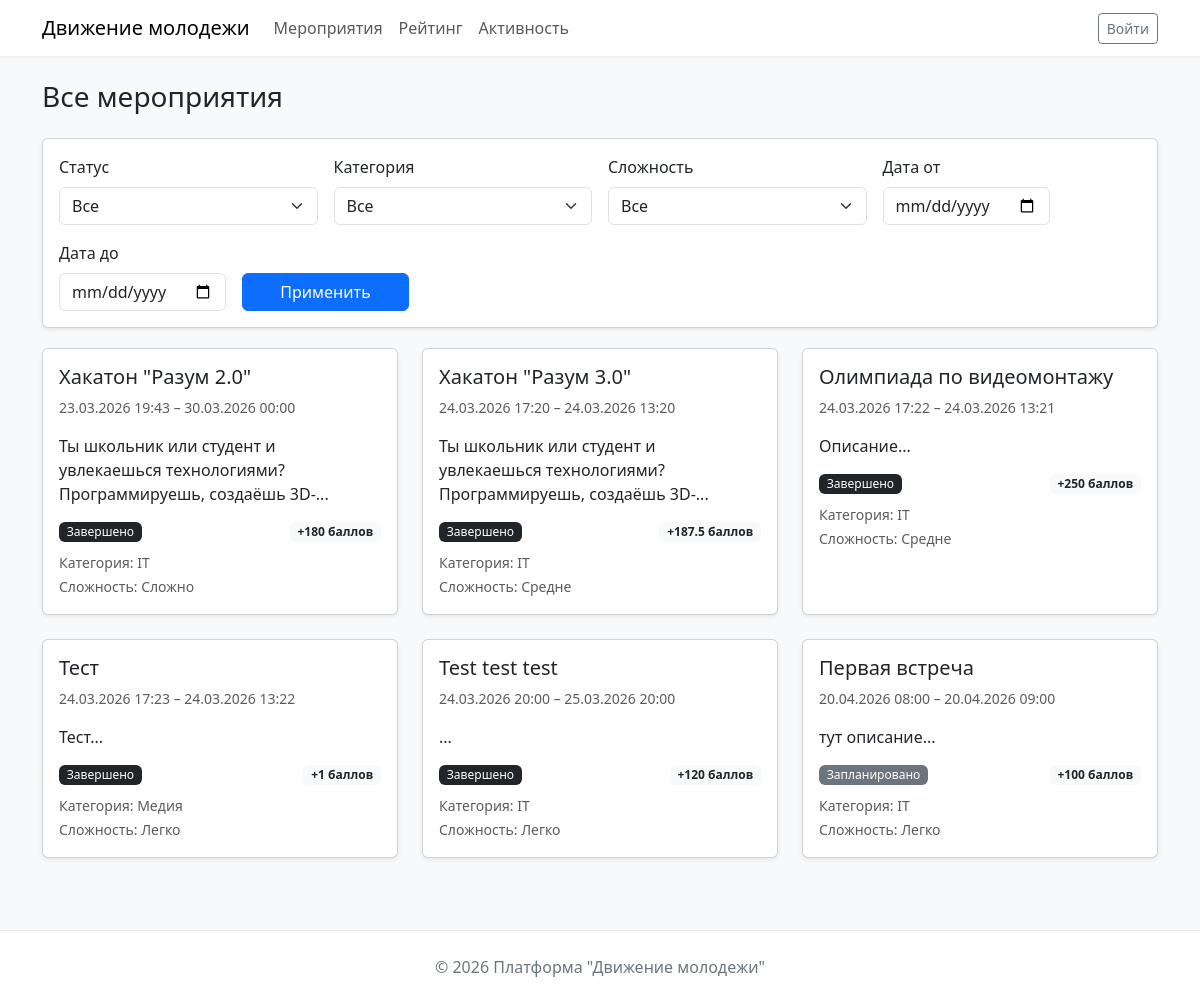
Before: /events with the older database file.
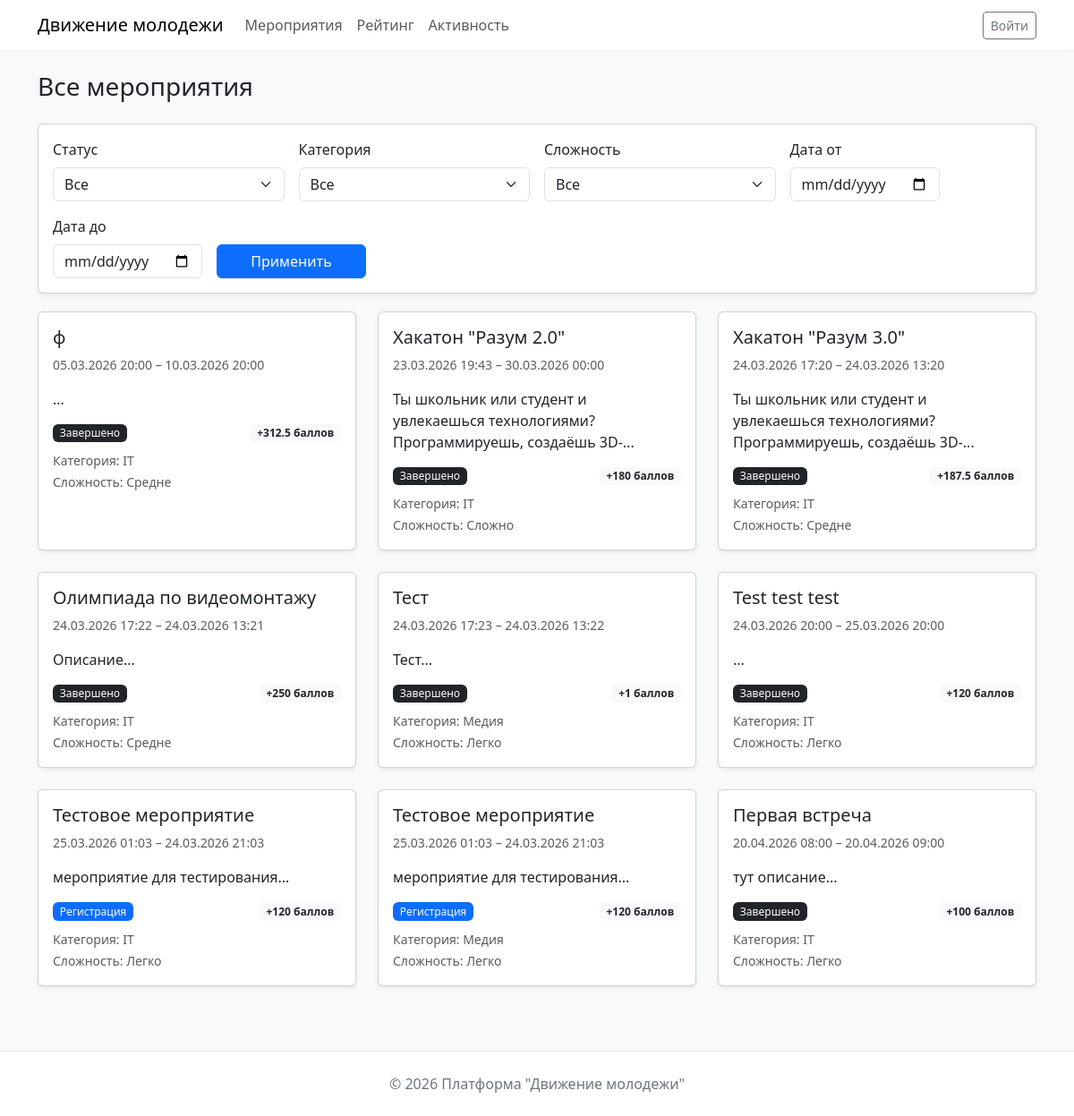
After: the same page with the newer database file.
### tables this page shows
CREATE TABLE `events` (
  `event_ID` int NOT NULL,
  `event_Organizer` int NOT NULL,
  `event_Title` varchar(256) NOT NULL,
  `event_Description` text,
  `event_Status` int NOT NULL,
  `event_Category` int NOT NULL,
  `event_DateTimeStart` datetime NOT NULL DEFAULT CURRENT_TIMESTAMP,
  `event_DateTimeEnd` datetime NOT NULL,
  `event_Points` int NOT NULL,
  `event_Bonuses` int DEFAULT NULL,
  `event_Coef` int NOT NULL
);

CREATE TABLE `status_event` (
  `status_ID` int NOT NULL,
  `status_Type` varchar(64) NOT NULL
);

CREATE TABLE `coef` (
  `coef_ID` int NOT NULL,
  `coef_Value` decimal(3,2) NOT NULL,
  `coef_Difficult` varchar(64) NOT NULL
);

CREATE TABLE `category` (
  `category_ID` int NOT NULL,
  `category_Type` varchar(64) NOT NULL
);

### src/controllers/routers.php (called while the page is built, shortened)
<?php
Router::action();

### index.php (called while the page is built, shortened)
<?php
require_once 'src/config/connect.php';
require_once 'src/modules/event.php';
require_once 'src/controllers/router.php';
require_once 'src/controllers/routers.php';

### src/modules/event.php (called while the page is built, shortened)
<?php
class Event
{
    public static function getAllEvents($filters = [])
    {
        $sql = "SELECT e.event_ID, e.event_Title, e.event_Description,
                   e.event_DateTimeStart, e.event_DateTimeEnd, e.event_Points,
                   c.coef_Value, c.coef_Difficult,
                   s.status_Type,
                   cat.category_Type,
                   b.bonus_Name
            FROM events e
            LEFT JOIN status_event s ON e.event_Status = s.status_ID
            LEFT JOIN coef c ON e.event_Coef = c.coef_ID
            LEFT JOIN category cat ON e.event_Category = cat.category_ID
            LEFT JOIN bonuses b ON e.event_Bonuses = b.bonus_ID
            WHERE 1=1";
        $params = [];
        $sql .= " ORDER BY e.event_DateTimeStart ASC";
        $stmt = database::$pdo->prepare($sql);
        $stmt->execute($params);
        return $stmt->fetchAll();
    }
}

### src/views/pages/events.php (the view, shortened to what this page needs)
<?php
$filters = [];
$events = Event::getAllEvents($filters);
?>
<!DOCTYPE html>
<html lang="ru">
<head>
    <link href="https://cdn.jsdelivr.net/npm/bootstrap@5.3.0-alpha1/dist/css/bootstrap.min.css" rel="stylesheet">
    <link href="/assets/css/home.css" rel="stylesheet">
</head>
<body>
    <nav class="navbar navbar-expand-lg navbar-light">
        <div class="container">
            <a class="navbar-brand" href="/">Движение молодежи</a>
            <div class="collapse navbar-collapse">
                <ul class="navbar-nav me-auto mb-2 mb-lg-0">
                    <li class="nav-item"><a class="nav-link" href="/events">Мероприятия</a></li>
                    <li class="nav-item"><a class="nav-link" href="/rating">Рейтинг</a></li>
                    <li class="nav-item"><a class="nav-link" href="/activity">Активность</a></li>
                </ul>
                <?php if (isset($_SESSION['user_id'])): ?>
                    <div class="d-flex align-items-center">
                        <?php if ($_SESSION['user_role'] == 3): ?>
                            <a href="/admin" class="btn btn-outline-warning btn-sm me-2">Панель администратора</a>
                        <?php endif; ?>
                        <?php if ($_SESSION['user_role'] >= 2): ?>
                            <a href="/hr-dashboard" class="btn btn-outline-info btn-sm me-2">Инспекция</a>
                        <?php endif; ?>
                        <a href="/profile" class="text-dark text-decoration-none me-2">
                            <?= htmlspecialchars($_SESSION['user_fullname'] ?? $_SESSION['user_login']) ?>
                        </a>
                        <form method="POST" action="/logout">
                            <button class="btn btn-outline-danger btn-sm">Выйти</button>
                        </form>
                    </div>
                <?php else: ?>
                    <a href="/auth" class="btn btn-outline-secondary btn-sm">Войти</a>
                <?php endif; ?>
            </div>
        </div>
    </nav>
    <main class="container py-4">
        <h1 class="h3 mb-4">Все мероприятия</h1>
        <div class="card filter-card shadow-sm">
            <div class="card-body">
                <form method="GET" action="/events" class="row g-3">
                    <div class="col-md-3">
                        <label class="form-label">Статус</label>
                        <select name="status" class="form-select">
                            <option value="">Все</option>
                        </select>
                    </div>
                    <div class="col-md-3">
                        <label class="form-label">Категория</label>
                        <select name="category" class="form-select">
                            <option value="">Все</option>
                        </select>
                    </div>
                    <div class="col-md-3">
                        <label class="form-label">Сложность</label>
                        <select name="difficulty" class="form-select">
                            <option value="">Все</option>
                        </select>
                    </div>
                    <div class="col-md-2">
                        <label class="form-label">Дата от</label>
                        <input type="date" name="date_from" class="form-control" value="<?= htmlspecialchars($filters['date_from'] ?? '') ?>">
                    </div>
                    <div class="col-md-2">
                        <label class="form-label">Дата до</label>
                        <input type="date" name="date_to" class="form-control" value="<?= htmlspecialchars($filters['date_to'] ?? '') ?>">
                    </div>
                    <div class="col-md-2 d-flex align-items-end">
                        <button type="submit" class="btn btn-primary w-100">Применить</button>
                    </div>
                </form>
            </div>
        </div>
        <?php if (empty($events)): ?>
            <div class="alert alert-info">Нет мероприятий, соответствующих фильтрам.</div>
        <?php else: ?>
            <div class="row g-4">
                <?php foreach ($events as $event):
                    $points = $event['event_Points'] * $event['coef_Value'];
                    $statusClass = match ($event['status_Type']) {
                        'Запланировано' => 'bg-secondary',
                        'Регистрация'   => 'bg-primary',
                        'Старт'         => 'bg-success',
                        'Завершено'     => 'bg-dark',
                        default         => 'bg-secondary'
                    };
                ?>
                    <div class="col-md-6 col-lg-4">
                        <a href="/event?id=<?= $event['event_ID'] ?>" class="event-card-link">
                            <div class="card h-100 shadow-sm">
                                <div class="card-body">
                                    <h5 class="card-title"><?= htmlspecialchars($event['event_Title']) ?></h5>
                                    <p class="card-text small text-muted">
                                        <?= date('d.m.Y H:i', strtotime($event['event_DateTimeStart'])) ?> –
                                        <?= date('d.m.Y H:i', strtotime($event['event_DateTimeEnd'])) ?>
                                    </p>
                                    <p class="card-text"><?= htmlspecialchars(mb_substr($event['event_Description'], 0, 80)) ?>...</p>
                                    <div class="d-flex justify-content-between align-items-center">
                                        <span class="badge <?= $statusClass ?> badge-status"><?= htmlspecialchars($event['status_Type']) ?></span>
                                        <span class="badge bg-light text-dark">+<?= round($points, 2) ?> баллов</span>
                                    </div>
                                    <div class="mt-2">
                                        <small class="text-muted">Категория: <?= htmlspecialchars($event['category_Type']) ?></small><br>
                                        <small class="text-muted">Сложность: <?= htmlspecialchars($event['coef_Difficult']) ?></small>
                                    </div>
                                </div>
                            </div>
                        </a>
                    </div>
                <?php endforeach; ?>
            </div>
        <?php endif; ?>
    </main>
    <footer>
        <div class="container">
            <p class="mb-0">© 2026 Платформа "Движение молодежи"</p>
        </div>
    </footer>
</body>
</html>

### src/controllers/router.php (shortened to what this page needs)
<?php
class Router
{
    public static $getRoutes = [];
    public static function getMethods($URI, $namepage)
    {
        self::$getRoutes[] = [
            "uri" => $URI,
            "namepage" => $namepage
        ];
    }
    public static function action()
    {
        $routing = $_GET['routing'] ?? "";
        $requestUri = "/" . $routing;
        foreach (self::$getRoutes as $route) {
            if ($route['uri'] === $requestUri) {
                $viewFile = "src/views/pages/" . $route['namepage'] . ".php";
                include $viewFile;
                return;
            }
        }
        die("404 - Страница не найдена");
    }
}

### assets/css/home.css (style rules this page uses)
body { background-color: #f8f9fa; font-family: system-ui, -apple-system, 'Segoe UI', Roboto, sans-serif; }
.navbar { background-color: #fff; box-shadow: 0 1px 3px rgba(0,0,0,0.05); }
.badge-status { font-size: 0.75rem; font-weight: 500; }
footer { background-color: #fff; border-top: 1px solid #e9ecef; margin-top: 3rem; padding: 1.5rem 0; text-align: center; color: #6c757d; }
a { text-decoration: none; }

### src/views/pages/events.php (style rules this page uses)
.filter-card { margin-bottom: 20px; }
.event-card-link { text-decoration: none; color: inherit; }
.badge-status { font-size: 0.75rem; }

Changed rows visible on the page:
added events: event_Title "ф", event_DateTimeStart "05.03.2026 20:00", event_DateTimeEnd "10.03.2026 20:00", event_Status.status_Type "Завершено", event_Points.coef_Value "312.5", event_Category.category_Type "IT", event_Coef.coef_Difficult "Средне"
added events: event_Title "Тестовое мероприятие", event_DateTimeStart "25.03.2026 01:03", event_DateTimeEnd "24.03.2026 21:03", event_Description "мероприятие для тестирования", event_Status.status_Type "Регистрация", event_Points "120", event_Category.category_Type "IT", event_Coef.coef_Difficult "Легко"
added events: event_Title "Тестовое мероприятие", event_DateTimeStart "25.03.2026 01:03", event_DateTimeEnd "24.03.2026 21:03", event_Description "мероприятие для тестирования", event_Status.status_Type "Регистрация", event_Points "120", event_Category.category_Type "Медия", event_Coef.coef_Difficult "Легко"
changed events "Первая встреча": event_Status 1 → 4 (drawn); event_Status.status_Type "Запланировано" → "Завершено"
